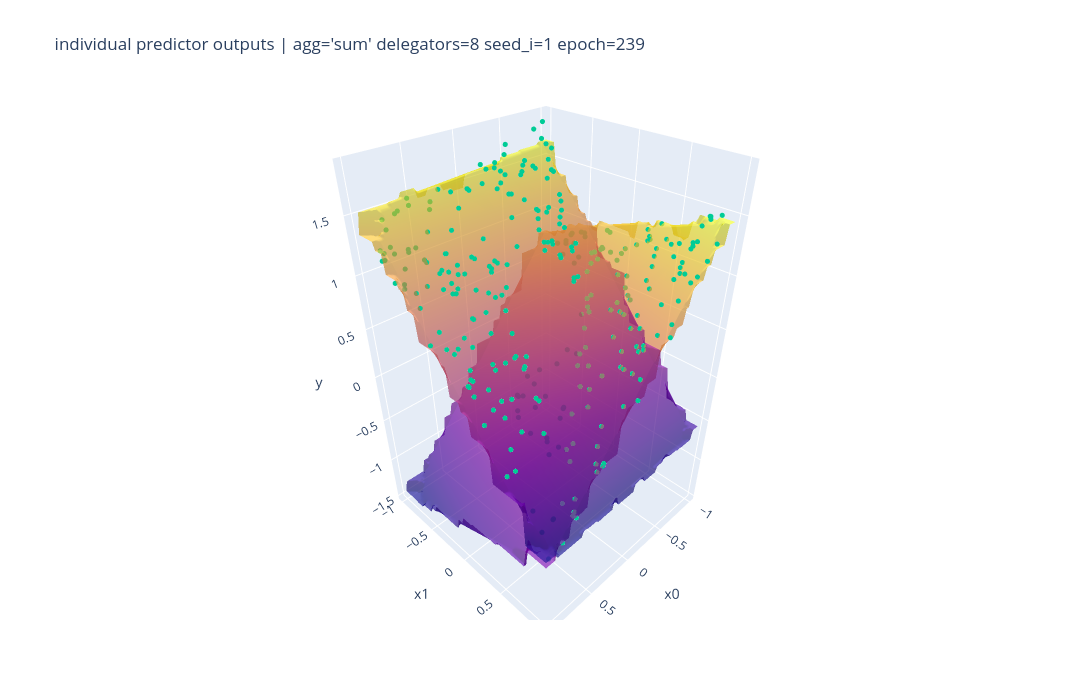

Write notebook code for a chart like this one.
### Code cell
import plotly.graph_objects as go

def plot_predictor_planes(
    data,
    system,
    agg="sum",
    delegators=3,
    seed_i=0,
    epoch="best",
    grid_n=80,
    show_data=True,
):
    t = pick(data, agg, delegators)
    e = epoch_id(t, system, seed_i, epoch)

    x = system.x
    preds = t["predictions.predictions"][e, seed_i]

    u = np.linspace(-1, 1, grid_n)
    X0, X1 = np.meshgrid(u, u)
    pts = np.c_[X0.ravel(), X1.ravel()]

    fig = go.Figure()

    for i in range(preds.shape[-1]):
        Z = interp(x, preds[:, i], pts).reshape(X0.shape)
        fig.add_trace(go.Surface(
            x=X0,
            y=X1,
            z=Z,
            opacity=0.65,
            showscale=False,
            name=f"predictor {i}",
        ))

    if show_data:
        fig.add_trace(go.Scatter3d(
            x=x[:, 0],
            y=x[:, 1],
            z=system.y,
            mode="markers",
            marker=dict(size=3),
            name="data",
        ))

    fig.update_layout(
        title=f"individual predictor outputs | {agg=} {delegators=} {seed_i=} epoch={e}",
        scene=dict(
            xaxis_title="x0",
            yaxis_title="x1",
            zaxis_title="y",
        ),
        width=1200,
        height=700,
    )

    fig.show()
    return fig, e


plot_predictor_planes(data, system, agg="sum", delegators=8, seed_i=1, epoch="best")

### Figure 1 — Plotly figure (JSON) as saved in the notebook; plotly's stock layout.template omitted (floating-point values rounded to 4 significant figures; data arrays with more than 128 entries replaced by an {"elided": "..."} marker saying what was removed)
{"data": [{"name": "predictor 0", "opacity": 0.65, "showscale": false, "type": "surface", "x": {"elided": "80x80 float values"}, "y": {"elided": "80x80 float values"}, "z": {"elided": "80x80 float values"}}, {"name": "predictor 1", "opacity": 0.65, "showscale": false, "type": "surface", "x": {"elided": "80x80 float values"}, "y": {"elided": "80x80 float values"}, "z": {"elided": "80x80 float values"}}, {"marker": {"size": 3}, "mode": "markers", "name": "data", "type": "scatter3d", "x": {"elided": "300 float values"}, "y": {"elided": "300 float values"}, "z": {"elided": "300 float values"}}], "layout": {"height": 700, "scene": {"xaxis": {"title": {"text": "x0"}}, "yaxis": {"title": {"text": "x1"}}, "zaxis": {"title": {"text": "y"}}}, "title": {"text": "individual predictor outputs | agg='sum' delegators=8 seed_i=1 epoch=239"}, "width": 1200}}
